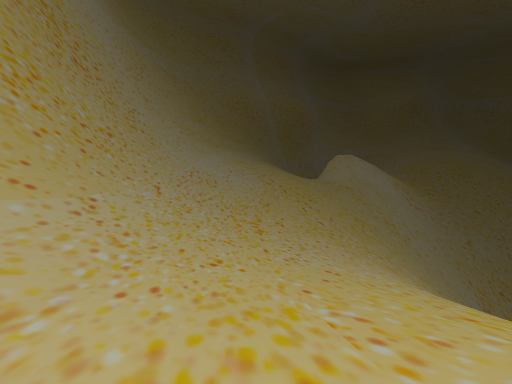
[1] (above)

15 first-person views from a walk through a Godot game level. The camera is 1.2 m above the floor, tilts 6° down and sees 70° across. The floor is counted in squares, 2 m on a side. Each view is taken from the middle of a square. On the plan, view 1 faces up. The plan holds only what a view shows up to about 10 squares ahead; the rest is blank. The place goes on beyond the plan.

[2]
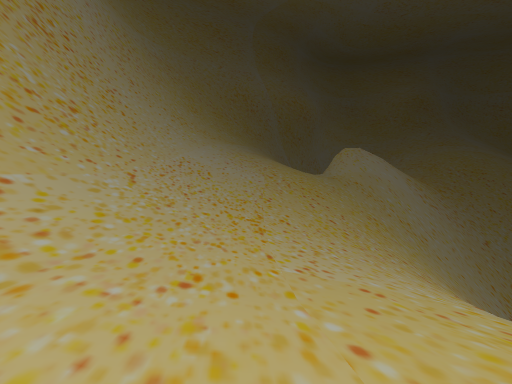

[3]
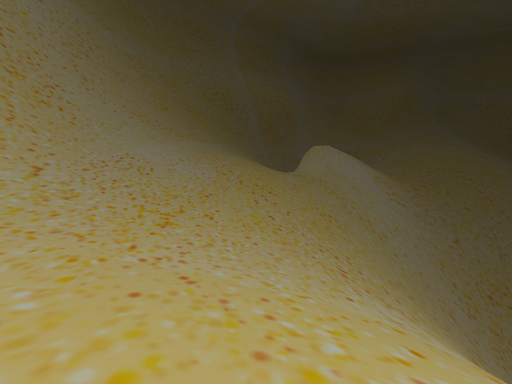

[4]
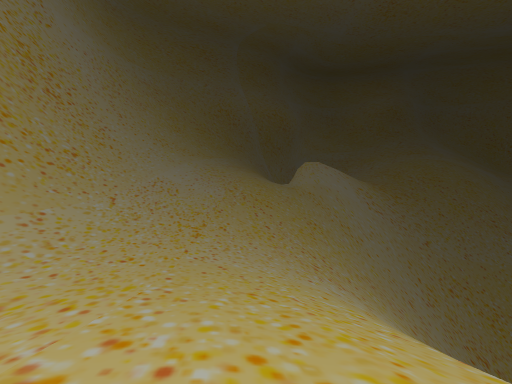

[5]
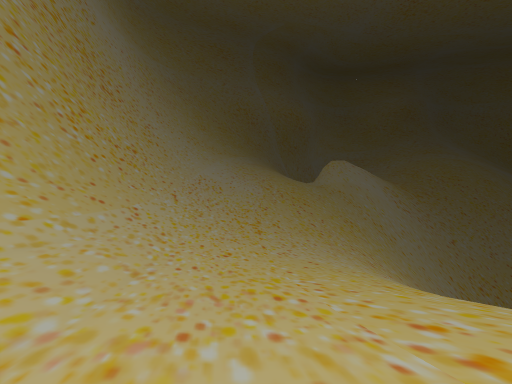

[6]
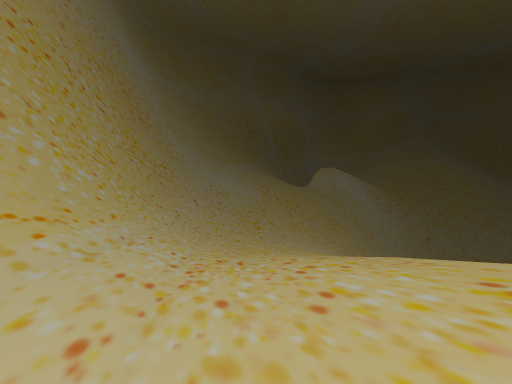

[7]
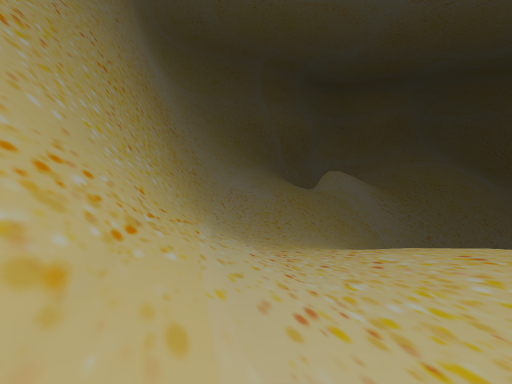

[8]
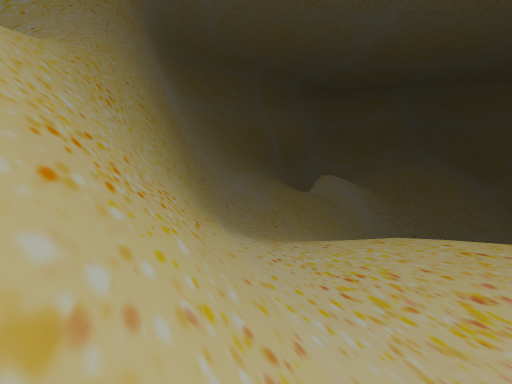

[9]
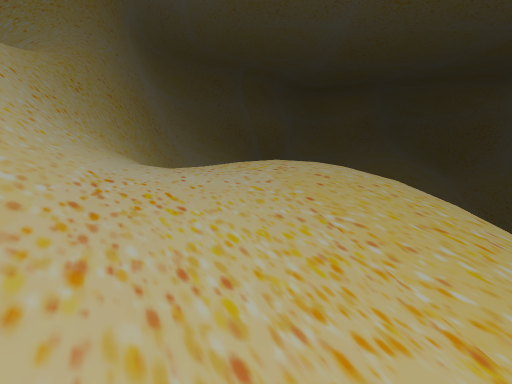

[10]
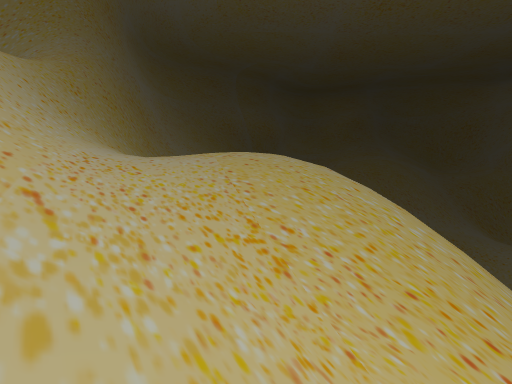

[11]
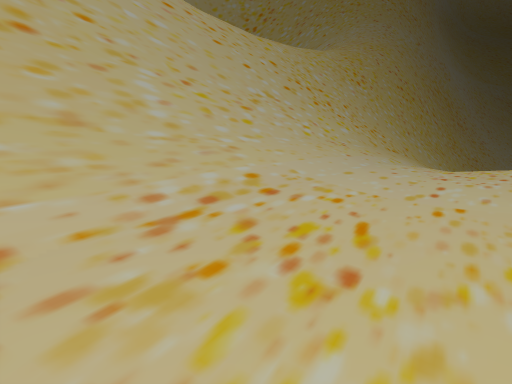

[12]
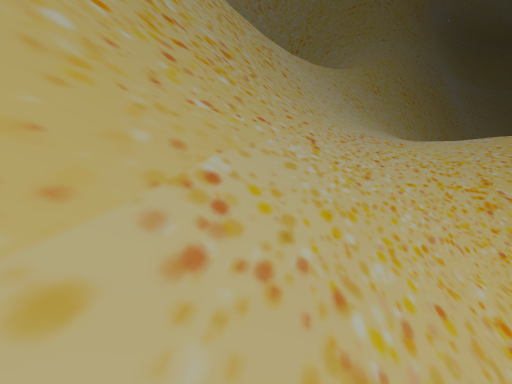

[13]
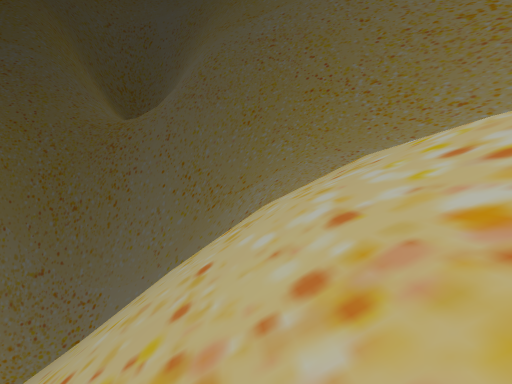

[14]
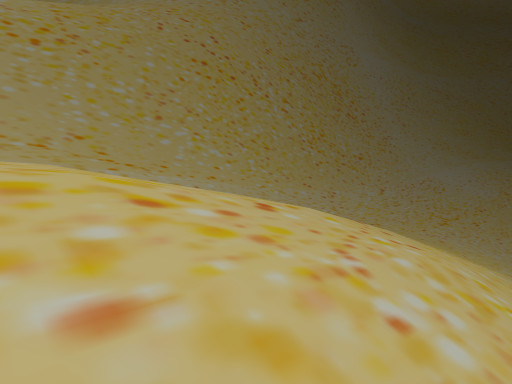

[15]
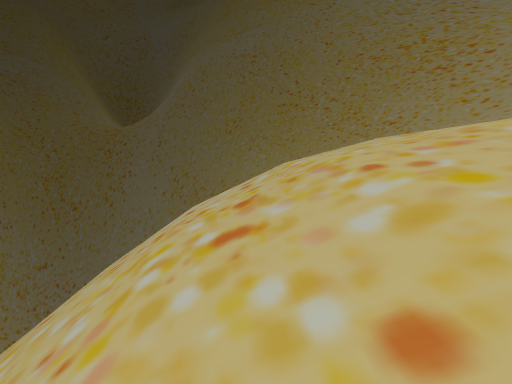

### Floor plan
Key: @ floor where view 1 was taken; # wall or solid block; . main floor; : floor 0.75 m higher than the main floor; - floor 1 m lower than the main floor; _ floor 1.75 m lower than the main floor; < floor 2.5 m lower than the main floor; ( floor 3.25 m lower than the main floor; ! floor 4 m lower than the main floor; ? floor 5.75 m lower than the main floor; / step, stairs or slope; = window, fence, low wall or low ledge.
Columns run from 4 left of view 1 to 8 right of it. Each row starts with its distance up from view 1.
 12 #//////////
 11 #////?//////
 10 #////?//////
  9 #//////////
  8 #////?/////
  7 #//////////
  6 #////?////
  5 #/////////
  4 ##///!////
  3 ##//!!////
  2  #//(////
  1  #//<(///
  0  #//@<///
 -1  #//<_///
 -2  #//__-//
 -3  #//---///
 -4  #//---///
 -5  ##/-...//
 -6  ##/....///
 -7  #=/..::////
 -8  ##/..::.///
 -9  ##/:.:://///
-10   #/:.../////
-11   #//.../////
-12   ##/...////
-13    #//--////
-14    ##/-////
-15     #/////  =
-16     ##////  =
-17      #///
-18      ##//
-19       ##/

Where each view was taken, in squares from view 1:
view 1: 0 up, 0 right, facing up
view 2: 2 up, 0 right, facing up
view 3: 2 up, 2 right, facing up
view 4: 2 down, 2 right, facing up
view 5: 2 down, 0 right, facing up
view 6: 6 down, 0 right, facing up
view 7: 8 down, 1 left, facing up
view 8: 11 down, 1 left, facing up
view 9: 16 down, 2 right, facing up
view 10: 18 down, 3 right, facing up
view 11: 14 down, 2 right, facing up-left
view 12: 19 down, 4 right, facing up-left
view 13: 7 down, 6 right, facing down
view 14: 6 down, 5 right, facing up-left
view 15: 5 down, 5 right, facing down
